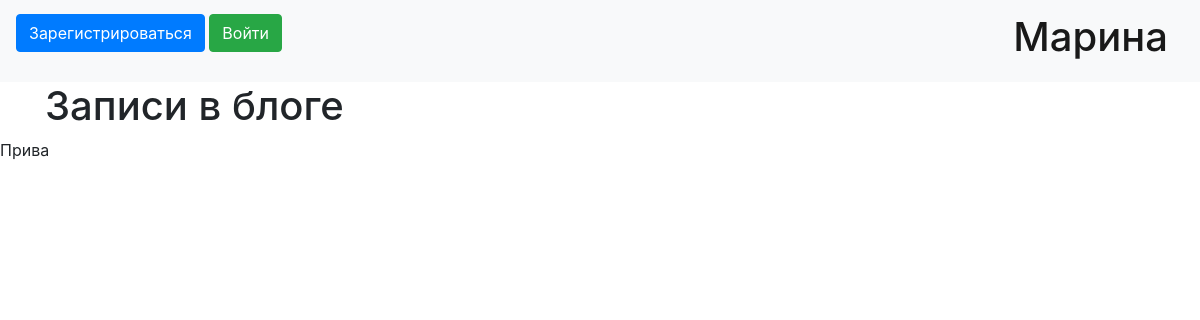
Before: / with the older database file.
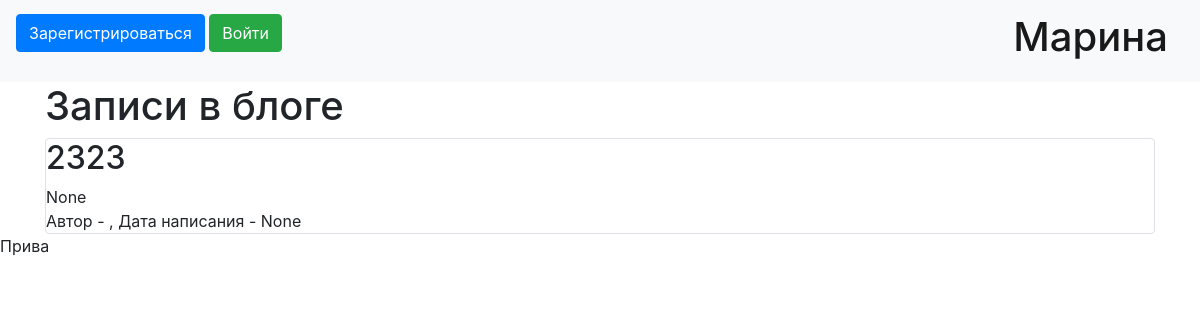
After: the same page with the newer database file.
### data/news.py (models this page shows)
class News(SqlAlchemyBase):
    __tablename__ = 'news'
    id = sqlalchemy.Column(sqlalchemy.Integer,
                           primary_key=True, autoincrement=True)
    title = sqlalchemy.Column(sqlalchemy.String, nullable=True)
    content = sqlalchemy.Column(sqlalchemy.String, nullable=True)
    created_date = sqlalchemy.Column(sqlalchemy.DateTime,
                                     default=datetime.datetime.now)
    is_private = sqlalchemy.Column(sqlalchemy.Boolean, default=True)
    user_id = sqlalchemy.Column(sqlalchemy.Integer,
                                sqlalchemy.ForeignKey("users.id"))
    user = orm.relation('User')

### main.py (the view)
@app.route("/")
def index():
    session = db_session.create_session()
    news = session.query(News)[::-1]
    return render_template('index.html', news=news, ln=len(news))

### data/db_session.py (called while the page is built)
def create_session() -> Session:
    global __factory
    return __factory()

### templates/index.html
{% extends "base.html" %}
{% block content %}
<h1>Записи в блоге</h1>
{% for item in news%}
<div class="col-md6 border rounded">
    <h2>{{item.title}}</h2>
    <div>
        {{item.content}}
    </div>
    <div>
        Автор - {{item.user.name}}, Дата написания - {{item.created_date}}
    </div>
</div>
{% endfor %}
{% endblock %}

### templates/base.html (shortened to what this page needs)
    <!doctype html>
<html lang="en">
<head>
    <link rel="stylesheet"
          href="https://stackpath.bootstrapcdn.com/bootstrap/4.4.1/css/bootstrap.min.css"
>
</head>
<body>
<header>
    <nav class="navbar navbar-light bg-light" >
        {% if current_user.is_authenticated %}
    <p align="right"><a class="navbar-brand" href="/logout">{{ current_user.name }}</a></p>
{% else %}
    <p>
        <a class="btn btn-primary " href="/register">Зарегистрироваться</a>
        <a class="btn btn-success" href="/login">Войти</a>
    </p>
{% endif %}
        <a class="navbar-brand" href="#"><h1 color="red">Марина</h1></a>
    </nav>
</header>
<main role="main" class="container">
    {% block content %}{% endblock %}
</main>
Прива
</body>
</html>

Changed rows visible on the page:
added News: title "2323", content "None", created_date "None"
